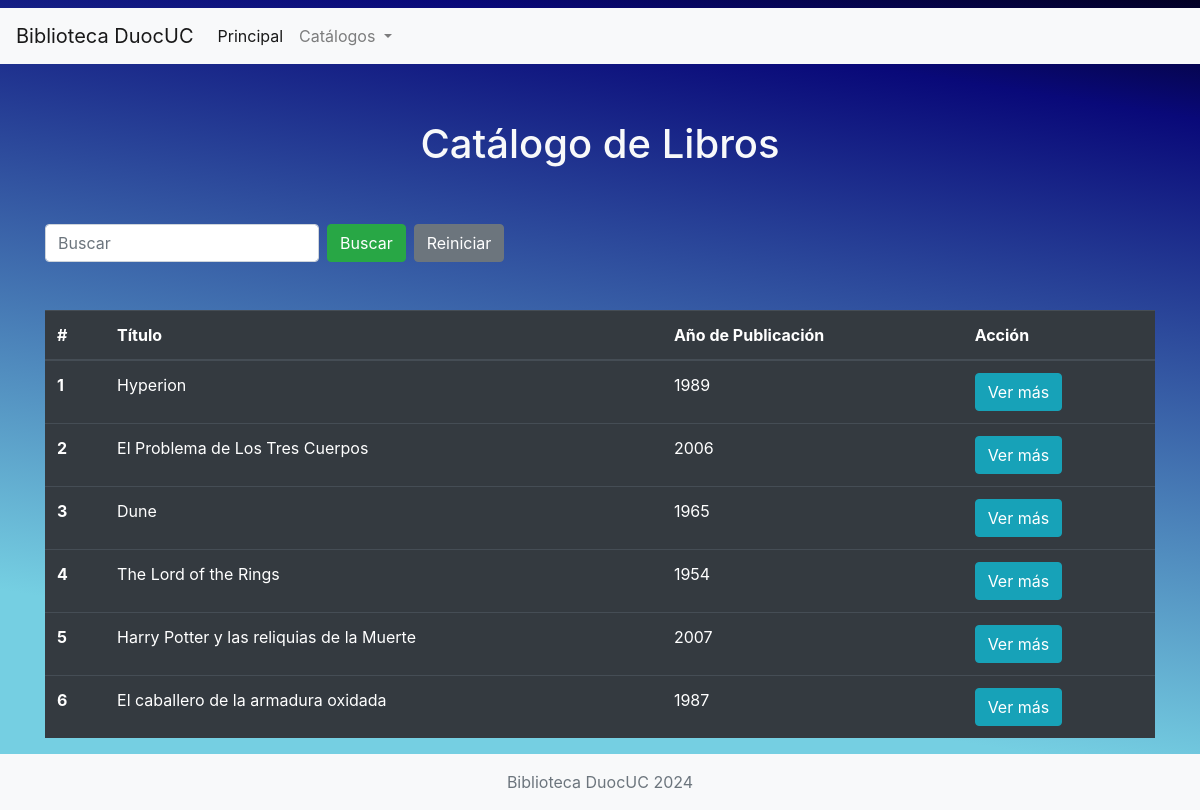
The app's page /libros/ with its own data.
### Biblioteca/models.py (models this page shows)
class NavItem (models.Model):
    idNavItem = models.AutoField(db_column="id_nav_item", primary_key=True)
    titulo = models.CharField(max_length=50)
    url = models.CharField(max_length=150)

class Libro (models.Model):
    idLibro = models.AutoField(db_column="id_libro", primary_key=True)
    titulo = models.CharField(max_length=100)
    anioPublicacion = models.CharField(max_length=4)
    descripcion = models.TextField()

### Biblioteca/views.py (the view)
# urls.py: path('libros/', views.libros, name="libros"),
def libros(request):
    navItem = NavItem.objects.all
    query = request.GET.get('q')
    if query:
        libros = Libro.objects.filter(titulo__icontains=query)
    else:
        libros = Libro.objects.all()
    context = {
        'libros': libros,
        "NavItem": navItem,
    }
    return render(request, 'Biblioteca/libros.html', context)

### Biblioteca/templates/Biblioteca/libros.html (shortened to what this page needs)
<!DOCTYPE html>
<html lang="en">
  <head>
    <link
      rel="stylesheet"
      href="https://cdn.jsdelivr.net/npm/bootstrap@4.6.2/dist/css/bootstrap.min.css"
    />
    <link href="https://unpkg.com/aos@2.3.1/dist/aos.css" rel="stylesheet" />
  </head>
  <body>
    <nav class="navbar navbar-expand-lg navbar-light bg-light my-2">
      {%for navItem in NavItem %}
        {%if navItem.idNavItem == 1 %}
          <a class="navbar-brand" href="{{navItem.url}}">{{navItem.titulo}}</a>
        {%endif%}
      {%endfor%}
      <div class="collapse navbar-collapse" id="navbarSupportedContent">
        <ul class="navbar-nav mr-auto">
          <li class="nav-item active">
            {%for navItem in NavItem %}
              {%if navItem.idNavItem == 2 %}
                <a class="nav-link" href="{{navItem.url}}">{{navItem.titulo}}<span class="sr-only">(current)</span></a>
              {%endif%}
            {%endfor%}
          </li>
          <li class="nav-item dropdown">
            <a
              class="nav-link dropdown-toggle"
              role="button"
              data-toggle="dropdown"
              aria-expanded="false"
            >
              Catálogos
            </a>
          </li>
        </ul>
      </div>
    </nav>
    <div class="container content">
      <div class="row my-5">
        <div class="col-lg-12">
          <h1 class="text-center text-light">Catálogo de Libros</h1>
        </div>
      </div>
      <div class="row my-5">
        <div class="col-lg-12">
          <form
            class="form-inline my-2 my-lg-0"
            id="searchForm"
            method="GET"
            action="{% url 'libros' %}"
          >
            <input
              class="form-control mr-sm-2"
              id="searchInput"
              name="q"
              type="search"
              placeholder="Buscar"
              aria-label="Search"
              value="{{ request.GET.q }}"
            />
            <button class="btn btn-success my-2 my-sm-0" type="submit">
              Buscar
            </button>
            <button
              class="btn btn-secondary my-2 my-sm-0 ml-2"
              type="button"
              id="resetButton"
            >
              Reiniciar
            </button>
          </form>
        </div>
      </div>
      <div class="row">
        <div class="col-lg-12">
          <div data-aos="zoom-in">
            <table class="table table-dark" id="resultsTable">
              <thead>
                <tr>
                  <th scope="col">#</th>
                  <th scope="col">Título</th>
                  <th scope="col">Año de Publicación</th>
                  <th scope="col">Acción</th>
                </tr>
              </thead>
              <tbody>
                {% for libro in libros %}
                <tr>
                  <th scope="row">{{ libro.idLibro }}</th>
                  <td>{{ libro.titulo }}</td>
                  <td>{{ libro.anioPublicacion }}</td>
                  <td>
                    <button
                      class="btn btn-info"
                      onclick="showDescription('{{ libro.descripcion|escapejs }}')"
                    >
                      Ver más
                    </button>
                  </td>
                </tr>
                {% empty %}
                <tr>
                  <td colspan="4" class="text-center">
                    No se encontraron resultados.
                  </td>
                </tr>
                {% endfor %}
              </tbody>
            </table>
          </div>
        </div>
      </div>
    </div>
    <div class="bg-light py-2 footer">
      <div class="container text-center">
        <p class="text-muted mb-0 py-2">Biblioteca DuocUC 2024</p>
      </div>
    </div>
  </body>
</html>

### Biblioteca/templates/Biblioteca/libros.html (style rules this page uses)
html, body { height: 100%; margin: 0; }
body { display: flex; flex-direction: column; background: rgb(2, 0, 36); background: linear-gradient( 189deg, rgba(2, 0, 36, 1) 0%, rgba(9, 9, 121, 1) 12%, rgba(117, 207, 226, 1) 78% ); background-repeat: no-repeat; background-attachment: fixed; background-size: cover; }
.content { flex: 1 0 auto; }
.footer { flex-shrink: 0; }

### records on screen
NavItem: titulo "Biblioteca DuocUC"
NavItem: titulo "Principal"
Libro: idLibro "1", titulo "Hyperion", anioPublicacion "1989"
Libro: idLibro "2", titulo "El Problema de Los Tres Cuerpos", anioPublicacion "2006"
Libro: idLibro "3", titulo "Dune", anioPublicacion "1965"
Libro: idLibro "4", titulo "The Lord of the Rings", anioPublicacion "1954"
Libro: idLibro "5", titulo "Harry Potter y las reliquias de la Muerte", anioPublicacion "2007"
Libro: idLibro "6", titulo "El caballero de la armadura oxidada", anioPublicacion "1987"
